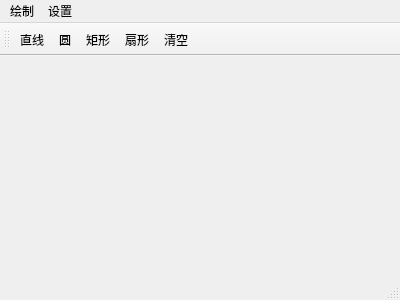
<?xml version="1.0" encoding="UTF-8"?>
<ui version="4.0">
 <class>MainWindow</class>
 <widget class="QMainWindow" name="MainWindow">
  <property name="geometry">
   <rect>
    <x>0</x>
    <y>0</y>
    <width>400</width>
    <height>300</height>
   </rect>
  </property>
  <property name="windowTitle">
   <string>MainWindow</string>
  </property>
  <widget class="QWidget" name="centralWidget"/>
  <widget class="QMenuBar" name="menuBar">
   <property name="geometry">
    <rect>
     <x>0</x>
     <y>0</y>
     <width>400</width>
     <height>24</height>
    </rect>
   </property>
   <widget class="QMenu" name="menu">
    <property name="title">
     <string>绘制</string>
    </property>
    <addaction name="line"/>
    <addaction name="circle"/>
    <addaction name="rect"/>
    <addaction name="clear"/>
   </widget>
   <widget class="QMenu" name="menu_2">
    <property name="title">
     <string>设置</string>
    </property>
    <addaction name="color"/>
    <addaction name="cuxi"/>
    <addaction name="style"/>
    <addaction name="bgcolor"/>
   </widget>
   <addaction name="menu"/>
   <addaction name="menu_2"/>
  </widget>
  <widget class="QToolBar" name="mainToolBar">
   <attribute name="toolBarArea">
    <enum>TopToolBarArea</enum>
   </attribute>
   <attribute name="toolBarBreak">
    <bool>false</bool>
   </attribute>
   <addaction name="line"/>
   <addaction name="circle"/>
   <addaction name="rect"/>
   <addaction name="shan"/>
   <addaction name="clear"/>
  </widget>
  <widget class="QStatusBar" name="statusBar"/>
  <action name="line">
   <property name="text">
    <string>直线</string>
   </property>
  </action>
  <action name="color">
   <property name="text">
    <string>边框颜色</string>
   </property>
  </action>
  <action name="cuxi">
   <property name="text">
    <string>边框粗细</string>
   </property>
  </action>
  <action name="circle">
   <property name="text">
    <string>圆</string>
   </property>
  </action>
  <action name="rect">
   <property name="text">
    <string>矩形</string>
   </property>
  </action>
  <action name="clear">
   <property name="text">
    <string>清空</string>
   </property>
  </action>
  <action name="style">
   <property name="text">
    <string>边框样式</string>
   </property>
  </action>
  <action name="bgcolor">
   <property name="text">
    <string>背景颜色</string>
   </property>
  </action>
  <action name="shan">
   <property name="text">
    <string>扇形</string>
   </property>
   <property name="menuRole">
    <enum>QAction::NoRole</enum>
   </property>
  </action>
 </widget>
 <layoutdefault spacing="6" margin="11"/>
 <resources/>
 <connections/>
</ui>
